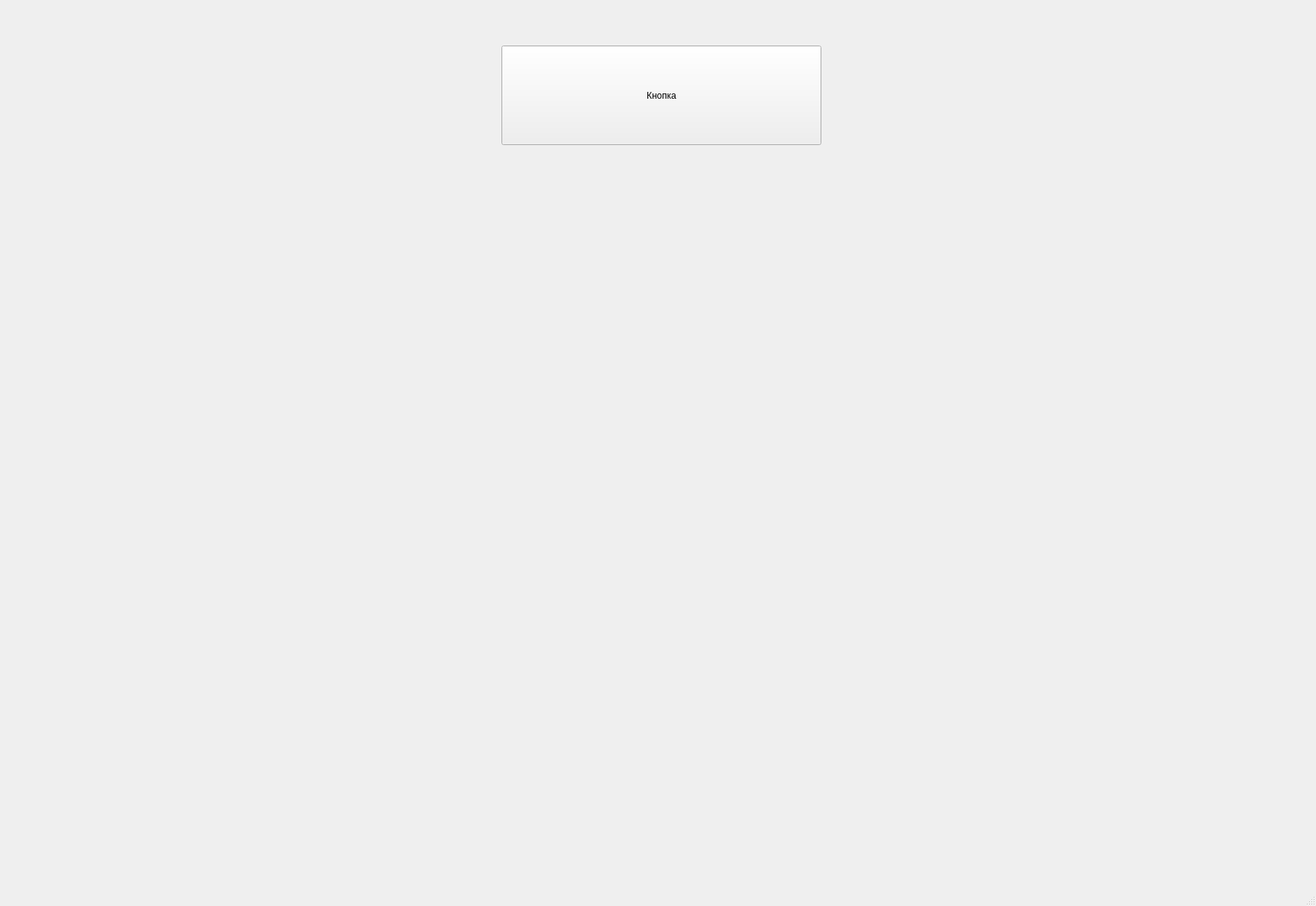
<?xml version="1.0" encoding="UTF-8"?>
<ui version="4.0">
 <class>MainWindow</class>
 <widget class="QMainWindow" name="MainWindow">
  <property name="geometry">
   <rect>
    <x>0</x>
    <y>0</y>
    <width>1732</width>
    <height>1193</height>
   </rect>
  </property>
  <property name="windowTitle">
   <string>MainWindow</string>
  </property>
  <widget class="QWidget" name="centralwidget">
   <widget class="QPushButton" name="pushButton">
    <property name="geometry">
     <rect>
      <x>660</x>
      <y>60</y>
      <width>421</width>
      <height>131</height>
     </rect>
    </property>
    <property name="text">
     <string>Кнопка</string>
    </property>
   </widget>
  </widget>
  <widget class="QMenuBar" name="menubar">
   <property name="geometry">
    <rect>
     <x>0</x>
     <y>0</y>
     <width>1732</width>
     <height>26</height>
    </rect>
   </property>
  </widget>
  <widget class="QStatusBar" name="statusbar"/>
 </widget>
 <resources/>
 <connections/>
</ui>
